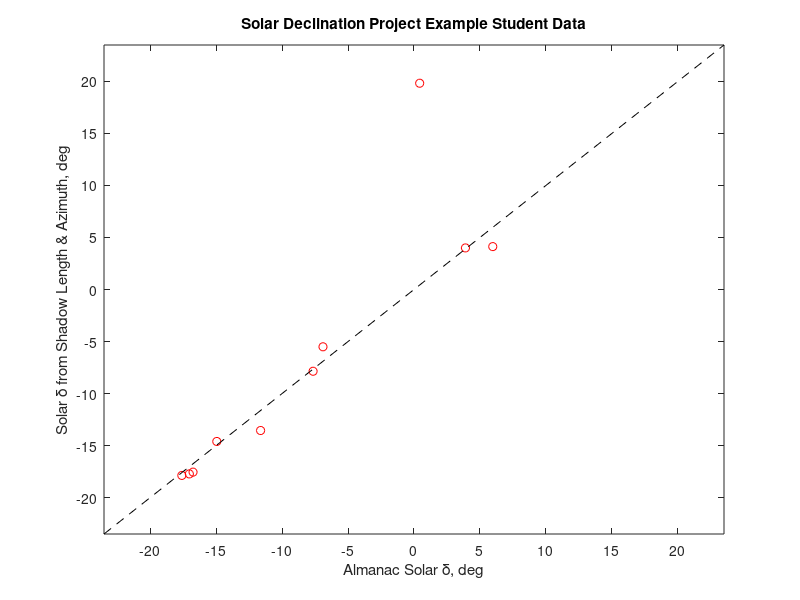

Here is the MATLAB script that generated this plot:
%Solar declination Laboratory Exercise
%Instructor guidelines and suggestions are provided as code comments (lines beginning with percent sign)

%%Author: Dr. Tihomir Kostadinov, 2012 - 2020
%See accompanying Excel file for a simplified and modified version of this exercise

%Students are instructed to create an ascii file with their measurement as follows and load it here

%Columns of the input file loaded below should be arranged as follows: 
%Each column is a variable, and each row - an observation instance
%%%%%%%%%%%%%%%%%%%%%%%%%%%%%%%%%%%%%%%%%%%%%%%%%%%%%%%%%%%%%%%%%%%%%%%%%%%%%%%%%%%  
%Column 1): Year; 
%Column 2): Month number (1- Jan, 2 - Feb, etc.)
%Column 3): Day, e.g. enter 24 if the date is October 24th,
%Column 4): Observer latitude, decimal degrees, +ve in Northern Hemisphere,-ve in Southern Hemisphere
%Column 5): Observer longitude, decimal degrees, +ve in Eastern Hemisphere,-ve in Western Hemisphere
%Column 6): Observed shadow length, centimeters; 
%Column 7): Observed azimuth of the Sun, degrees (clockwise from true North); (Make sure to enter the azimuth of the direction of the Sun, NOT the direction the shadow is facing.)
%Column 8): True_Declination, degrees (looked up almanac value, see notes below) 
%Column 9): Length of the PVC pipe or other object used to create shadow, cm
%%%%%%%%%%%%%%%%%%%%%%%%%%%%%%%%%%%%%%%%%%%%%%%%%%%%%%%%%%%%%%%%%%%%%%%%%%%%%%%%%%%%

%Data courtesy of Fall 2012 GEOG 250 students, University of Richmond, Richmond, VA 
X = load('Solar_Declination_Exercise_Student_Data.txt'); %may need to modify path to file

%Notes: 
%1) Position of observer - latitude and longitude
%   Students can be given these coordinates or asked to determine them
%   themsleves, e.g. on Google Earth, or with a map or GPS unit
%   Note that sufficient accuracy is required.  A possible student task is to
%   investigate the propagation of error in these coordinates to the final
%   result. How much accuracy is sufficient? Note that longitude does not get used in the subsequent calculations; however, 
%   it is advisable for students to collect it for completeness. Students can be asked to discuss why longitude does not particpiate 
%   in the calculation of solar declination from solar altitude and azimuth.
%2) True solar declination - Students look up true calculated (predicted) declination, 
%   (e.g. on USNO Astronomical Applications or NOAA Solar Calculator websites),
%   or it can be calculated via the solar_coord.m script provided here) - this is the expected value that students compare with their
%   calculated value via the shadow length measurements. Best to use times
%   near the time of observation - students can be asked to discuss the time used to compute this valule as a source of uncertainty as well. . 
%3) To measure azimuth, students wil need to determine the direction of
%   true north sepaartely, or be given that information. 

%Instantaneous apparent altitude of the Sun at the moment of observation
%Students are either asked to figure out this formula in class/lab or as homework, or they are given the formula
shadow_length = X(:,6);
pipe_length = X(:,9);
h = atand(pipe_length./shadow_length); %degrees

%Computation of solar declination using conversin from horizontal to equatorial coordinates. 
%Students can be given this formula or asked to look it up from a reliable source.  Advanced math or astronomy students 
%can be asked to derive or prove it. Note that here azimuth is measured clockwise from true north, unlike in Meeus (1998)  

%See for example http://star-www.st-and.ac.uk/~fv/webnotes/chapter7.htm (Positional Astronomy)
lat = X(:,4);
A = X(:,7);
sindelta = sind(h).*sind(lat) + (cosd(h).*cosd(lat)).*cosd(A); 
delta = asind(sindelta);

%Plot the observed vs almanac values of delta
delta_noaa = X(:,8);
figure
plot(delta_noaa,delta,'ro');
axis([-23.5 23.5 -23.5 23.5]);
hold on
plot([-23.5 23.5],[-23.5 23.5],'k--')
xticks([-20:5:20])
yticks([-20:5:20])
xlabel('Almanac Solar \delta, deg')
ylabel('Solar \delta from Shadow Length & Azimuth, deg')
title('Solar Declination Project Example Student Data')

%Students can also be asked to do/discuss the following:
%1) Add regression line to the plot and discuss performance metrics of their measurements, and outliers
% Should the regression be type I or type II (see #2 & #3 below)?
%2) What can be considered geophysical truth in an experiment? The almanac values come from models/compuations, NOT
% directly from measurements, so in some sense, their measurements can be considered as validation for almanac values.
% On the other hand, solar declination is an established value computed with very high precision by modern astronomical theory, 
% so their crude-instrument measurements are certain to contain higher
% error, by orders of magnitude.
%3) We often talk about declination on a given day, but declination is a
% continuously changing variable (i.e. it does not change in discrete steps).
% We are making an approximation if we consider a single value valid for
% the whole day, and error is intrioduced if the almanac value is not looked
% up for the exact time of the measurement. 

%4) Is declination following the expected trend for the time period covered by the project?

%5) Analyze possible sources of error, comment on regression stats, any outliers
% Some sources of error to consider (also see above): 
% 1) Measurements of the shadow length
    %pipe may not be vertical, ground may not be horizontal, actual
    %measurement itself (tape precision, the way you lay it out & other user errors)
% 2) Measureemnt of the azimuth - the protractor may not be oriented
    % perfectly E-W, actual angle measurement (protractor precisoion ,user errors) 

%Monte Carlo simulation for analysis and propagation of error: see accompanying script solar_declination_Monte_Carlo.m